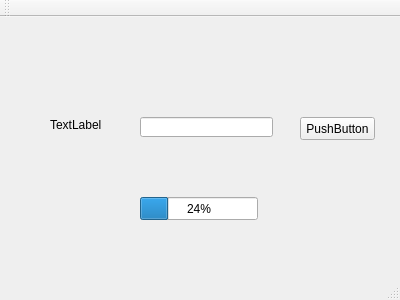
<?xml version="1.0" encoding="UTF-8"?>
<ui version="4.0">
 <class>MainWindow</class>
 <widget class="QMainWindow" name="MainWindow">
  <property name="geometry">
   <rect>
    <x>0</x>
    <y>0</y>
    <width>400</width>
    <height>300</height>
   </rect>
  </property>
  <property name="windowTitle">
   <string>MainWindow</string>
  </property>
  <widget class="QWidget" name="centralWidget">
   <widget class="QLineEdit" name="lineEdit">
    <property name="geometry">
     <rect>
      <x>140</x>
      <y>100</y>
      <width>133</width>
      <height>20</height>
     </rect>
    </property>
   </widget>
   <widget class="QLabel" name="label">
    <property name="geometry">
     <rect>
      <x>50</x>
      <y>100</y>
      <width>54</width>
      <height>16</height>
     </rect>
    </property>
    <property name="text">
     <string>TextLabel</string>
    </property>
   </widget>
   <widget class="QProgressBar" name="progressBar">
    <property name="geometry">
     <rect>
      <x>140</x>
      <y>180</y>
      <width>118</width>
      <height>23</height>
     </rect>
    </property>
    <property name="value">
     <number>24</number>
    </property>
   </widget>
   <widget class="QPushButton" name="pushButton">
    <property name="geometry">
     <rect>
      <x>300</x>
      <y>100</y>
      <width>75</width>
      <height>23</height>
     </rect>
    </property>
    <property name="text">
     <string>PushButton</string>
    </property>
   </widget>
  </widget>
  <widget class="QMenuBar" name="menuBar">
   <property name="geometry">
    <rect>
     <x>0</x>
     <y>0</y>
     <width>400</width>
     <height>23</height>
    </rect>
   </property>
  </widget>
  <widget class="QToolBar" name="mainToolBar">
   <attribute name="toolBarArea">
    <enum>TopToolBarArea</enum>
   </attribute>
   <attribute name="toolBarBreak">
    <bool>false</bool>
   </attribute>
  </widget>
  <widget class="QStatusBar" name="statusBar"/>
 </widget>
 <layoutdefault spacing="6" margin="11"/>
 <resources/>
 <connections/>
</ui>
